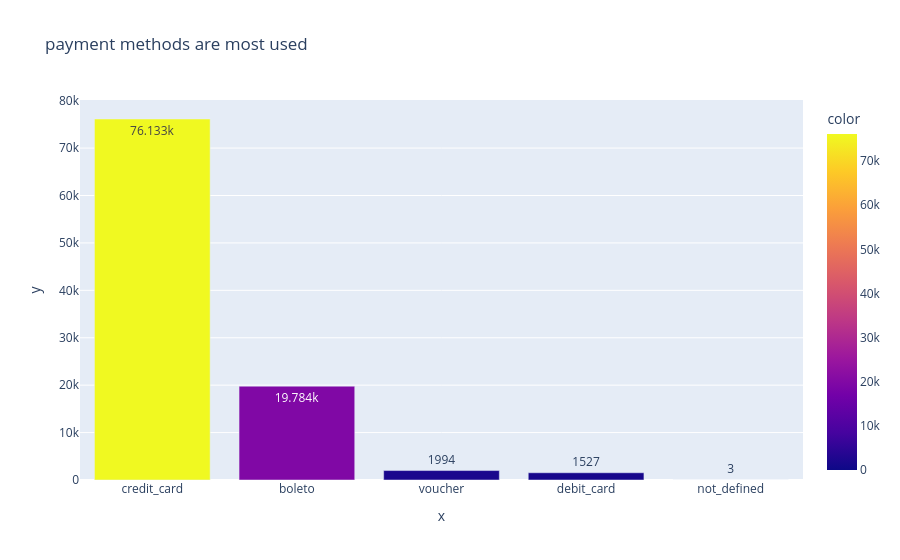

Source (notebook cell):
### Code cell
# 5. Which payment methods are most used?
fig = px.bar(
            x = df['payment_type'].value_counts().index,
            y = df['payment_type'].value_counts().values, 
            text_auto=True,
            title='payment methods are most used',
            color= df['payment_type'].value_counts().values)

fig.show()

### Figure 1 — Plotly figure (JSON) as saved in the notebook; plotly's stock layout.template omitted (floating-point values rounded to 4 significant figures)
{"data": [{"hovertemplate": "x=%{x}<br>y=%{y}<br>color=%{marker.color}<extra></extra>", "legendgroup": "", "marker": {"color": [76133, 19784, 1994, 1527, 3], "coloraxis": "coloraxis", "pattern": {"shape": ""}}, "name": "", "orientation": "v", "showlegend": false, "textposition": "auto", "texttemplate": "%{y}", "type": "bar", "x": ["credit_card", "boleto", "voucher", "debit_card", "not_defined"], "xaxis": "x", "y": [76133, 19784, 1994, 1527, 3], "yaxis": "y"}], "layout": {"barmode": "relative", "coloraxis": {"colorbar": {"title": {"text": "color"}}, "colorscale": [[0, "#0d0887"], [0.1111, "#46039f"], [0.2222, "#7201a8"], [0.3333, "#9c179e"], [0.4444, "#bd3786"], [0.5556, "#d8576b"], [0.6667, "#ed7953"], [0.7778, "#fb9f3a"], [0.8889, "#fdca26"], [1, "#f0f921"]]}, "legend": {"tracegroupgap": 0}, "title": {"text": "payment methods are most used"}, "xaxis": {"anchor": "y", "domain": [0, 1], "title": {"text": "x"}}, "yaxis": {"anchor": "x", "domain": [0, 1], "title": {"text": "y"}}}}
